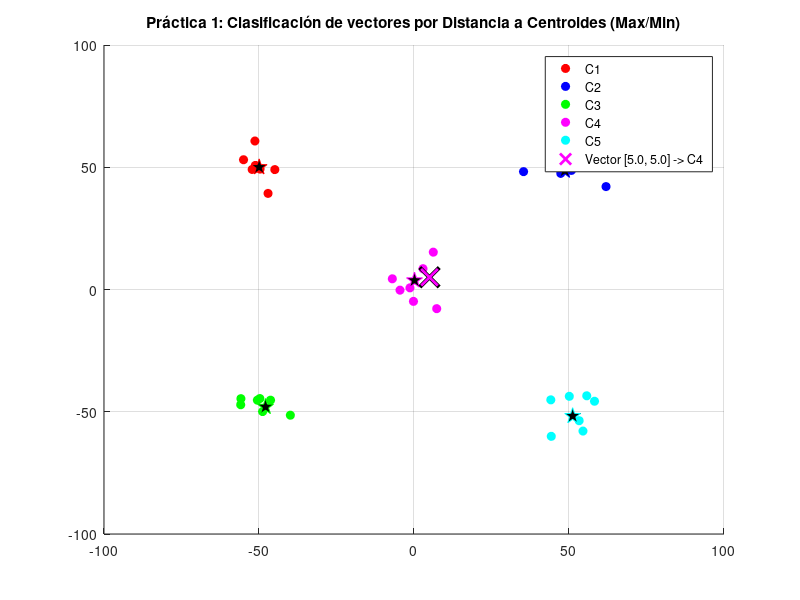

This chart was generated by the following MATLAB code:
% PRA 1: Definir 5 clases con 7 representantes sin traslape

clc; clear; close all;

% 1. Definir los centroides (escalados para el rango de 100)
mu1 = [-50, 50];
mu2 = [50, 50];
mu3 = [-50, -50];
mu4 = [0, 0];
mu5 = [50, -50];

% 2. Generar 7 representantes por clase
num_rep = 7;
dispersion = 6; % Dispersión aumentada proporcionalmente

C1 = repmat(mu1, num_rep, 1) + dispersion * randn(num_rep, 2);
C2 = repmat(mu2, num_rep, 1) + dispersion * randn(num_rep, 2);
C3 = repmat(mu3, num_rep, 1) + dispersion * randn(num_rep, 2);
C4 = repmat(mu4, num_rep, 1) + dispersion * randn(num_rep, 2);
C5 = repmat(mu5, num_rep, 1) + dispersion * randn(num_rep, 2);

% Para cada clase calculamos [(max_x + min_x)/2, (max_y + min_y)/2]
mu_maxmin = zeros(5, 2);

clases = {C1, C2, C3, C4, C5};
for i = 1:5
    c_actual = clases{i};

    min_x = min(c_actual(:,1));
    max_x = max(c_actual(:,1));

    min_y = min(c_actual(:,2));
    max_y = max(c_actual(:,2));

    % Punto medio del rango
    mu_maxmin(i, 1) = (max_x + min_x) / 2;
    mu_maxmin(i, 2) = (max_y + min_y) / 2;
end

% 3. Graficar las clases iniciales y sus centroides calculados
figure;
hold on; grid on;
colores = ['r', 'b', 'g', 'm', 'c'];

for i = 1:5
    plot(clases{i}(:,1), clases{i}(:,2), [colores(i) 'o'], ...
         'MarkerFaceColor', colores(i), 'DisplayName', ['C' num2str(i)]);

    % Graficar el centroide calculado con una estrella
    plot(mu_maxmin(i,1), mu_maxmin(i,2), [colores(i) 'p'], ...
         'MarkerSize', 12, 'MarkerFaceColor', 'k', 'HandleVisibility', 'off');
end

title('Práctica 1: Clasificación de vectores por Distancia a Centroides (Max/Min)');
legend('Location', 'best');

axis([-100 100 -100 100]);

% 4. Ciclo interactivo con el usuario
continuar = 's';

while lower(continuar) == 's'
    disp('Ingrese la ubicación del vector x:');
    val_x = input('x: ');
    val_y = input('y: ');

    % VALIDACIÓN DE LÍMITES (-100 a 100)
    if val_x < -100 || val_x > 100 || val_y < -100 || val_y > 100
        fprintf('\n>> El vector [%.2f, %.2f] está FUERA DE LOS LÍMITES. No pertenece a ninguna clase.\n\n', val_x, val_y);

        % Graficar en negro para indicar que no tiene clase y agregarlo a la leyenda
        leyenda_txt = sprintf('Vector [%.1f, %.1f] -> Sin Clase', val_x, val_y);
        plot(val_x, val_y, 'kx', 'MarkerSize', 14, 'LineWidth', 2, 'DisplayName', leyenda_txt);

    else
        % CÁLCULO DE DISTANCIAS A LOS CENTROIDES (Máximos y Mínimos)
        distancias = zeros(1, 5);
        for i = 1:5
            % Distancia euclidiana desde el vector al centroide de la clase i
            distancias(i) = sqrt((val_x - mu_maxmin(i,1))^2 + (val_y - mu_maxmin(i,2))^2);
        end

        % Clasificar según la menor distancia
        [dist_min, clase_ganadora] = min(distancias);

        fprintf('\n>> El vector [%.2f, %.2f] pertenece a la Clase C%d (Distancia: %.2f)\n\n', ...
                val_x, val_y, clase_ganadora, dist_min);

        % Crear texto para la leyenda y graficar con el color de su clase
        leyenda_txt = sprintf('Vector [%.1f, %.1f] -> C%d', val_x, val_y, clase_ganadora);

        plot(val_x, val_y, 'kx', 'MarkerSize', 14, 'LineWidth', 3, 'HandleVisibility', 'off'); % Borde negro
        plot(val_x, val_y, [colores(clase_ganadora) 'x'], 'MarkerSize', 12, 'LineWidth', 2, 'DisplayName', leyenda_txt);
    end

    % Actualizar la leyenda de la gráfica en cada iteración
    legend('Location', 'best');

    continuar = input('¿Deseas probar otra vez (s/n)? ', 's');

    if lower(continuar) == 'n'
        disp('Chayito <3');
    end
end
hold off;
